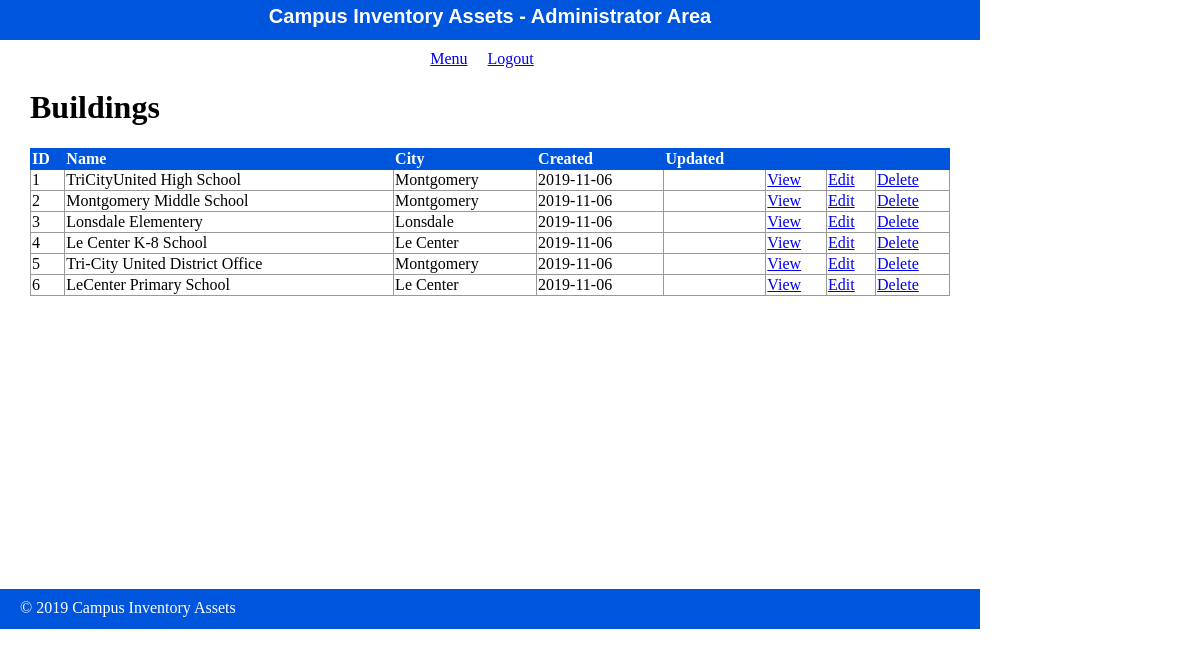
Screenshot of /admin/building/index.php with the database file from the repository.
### tables this page shows
CREATE TABLE building(
    building_id int(4) PRIMARY KEY,
    building_name VARCHAR(50),
    building_address VARCHAR(100),
	building_city VARCHAR(25),
	building_state VARCHAR(3),
	building_zip VARCHAR(6),
    build_create_date date,
    build_update_date date
);

### private/functions.php (called while the page is built, shortened)
<?php
$db = db_connect();
function url_for($script_path) {
  return WWW_ROOT . $script_path;
}
function u($string="") {
  return urlencode($string);
}
function h($string="") {
  return htmlspecialchars($string);
}
function query($sql){
  global $db;
  $result = mysqli_query($db, $sql);
  return $result;
}
?>

### public/admin/building/index.php (the view, shortened to what this page needs)
<?php
include(SHARED_PATH . '/admin_header.php');
$sql = "select * from building";
$building_set = query($sql);
?>
<div id="content">
  <div class="pages listing">
    <h1>Buildings</h1>
  	<table class="list">
  	  <tr>
        <th>ID</th>
        <th>Name</th>
        <th>City</th>
        <th>Created</th>
  	    <th>Updated</th>
  	    <th>&nbsp;</th>
        <th>&nbsp;</th>
        <th>&nbsp;</th>
  	  </tr>
      <?php while($building = mysqli_fetch_assoc($building_set)) { ?>
        <tr>
          <td><?php echo h($building['building_id']); ?></td>
          <td><?php echo h($building['building_name']); ?></td>
    	    <td><?php echo h($building['building_city']); ?></td>
          <td><?php echo h($building['build_create_date']); ?></td>
          <td>
          </td>
          <td><a class="action" href="<?php echo url_for('/admin/building/view.php?id=' . h(u($building['building_id']))); ?>">View</a></td>
          <td><a class="action" href="<?php echo url_for('/admin/building/edit.php?id=' . h(u($building['building_id']))); ?>">Edit</a></td>
          <td><a class="action" href="<?php echo url_for('/admin/building/delete.php?id=' . h(u($building['building_id']))); ?>">Delete</a></td>
    	  </tr>
      <?php } ?>
  	</table>
  </div>
</div>
<?php
include(SHARED_PATH . '/admin_footer.php');
?>

### private/shared/admin_header.php (shortened to what this page needs)
<!doctype html>
<html lang="en">
  <head>
    <link rel="stylesheet" media="all" href="<?php echo url_for('/stylesheets/staff.css'); ?>" />
  </head>
  <body>
    <header>
      <h1>Campus Inventory Assets - Administrator Area</h1>
    </header>
    <navigation>
      <ul>
        <li><a href="<?php echo url_for('/admin/index.php'); ?>">Menu</a></li>
        <li><a href="<?php echo url_for('/index.php'); ?>">Logout</a></li>
      </ul>
    </navigation>

### private/shared/admin_footer.php (shortened to what this page needs)
<footer>
  &copy; <?php echo date('Y'); ?> Campus Inventory Assets
</footer>
</body>
</html>

### public/stylesheets/staff.css (style rules this page uses)
html { height: 100%; width: 100%; }
body { height: 980px; width: 100%; margin: 0; padding: 0; }
header { width: 980px; height: 40px; margin: 0 0 10px 0; padding: 0; background: #0055DD; color: white; }
header h1 { margin: 0; padding: 5px; font-size: 20px; font-family: Verdana, Arial, Helvetica, sans-serif; text-align: center; }
navigation { width: 980px; margin: 0; padding: 0; text-align: center; }
navigation ul { width: 980px; list-style: none; padding: 0; margin: 0; }
navigation ul li { display: inline; margin-right: 1em; }
#content { width: 920px; min-height: 500px; padding: 0 30px; }
footer { width: 940px; height: 20px; margin: 0 0 10px 0; padding: 10px 20px; background: #0055DD; color: white; }
table { border-collapse: collapse; vertical-align: top; }
table.list { width: 100%; }
table.list tr td { border: 1px solid #999999; }
table.list tr th { border: 1px solid #0055DD; background: #0055DD; color: white; text-align: left; }

### rows the page displays
building: building_id "1", building_name "TriCityUnited High School", building_city "Montgomery", build_create_date "2019-11-06"
building: building_id "2", building_name "Montgomery Middle School", building_city "Montgomery", build_create_date "2019-11-06"
building: building_id "3", building_name "Lonsdale Elementery", building_city "Lonsdale", build_create_date "2019-11-06"
building: building_id "4", building_name "Le Center K-8 School", building_city "Le Center", build_create_date "2019-11-06"
building: building_id "5", building_name "Tri-City United District Office", building_city "Montgomery", build_create_date "2019-11-06"
building: building_id "6", building_name "LeCenter Primary School", building_city "Le Center", build_create_date "2019-11-06"
